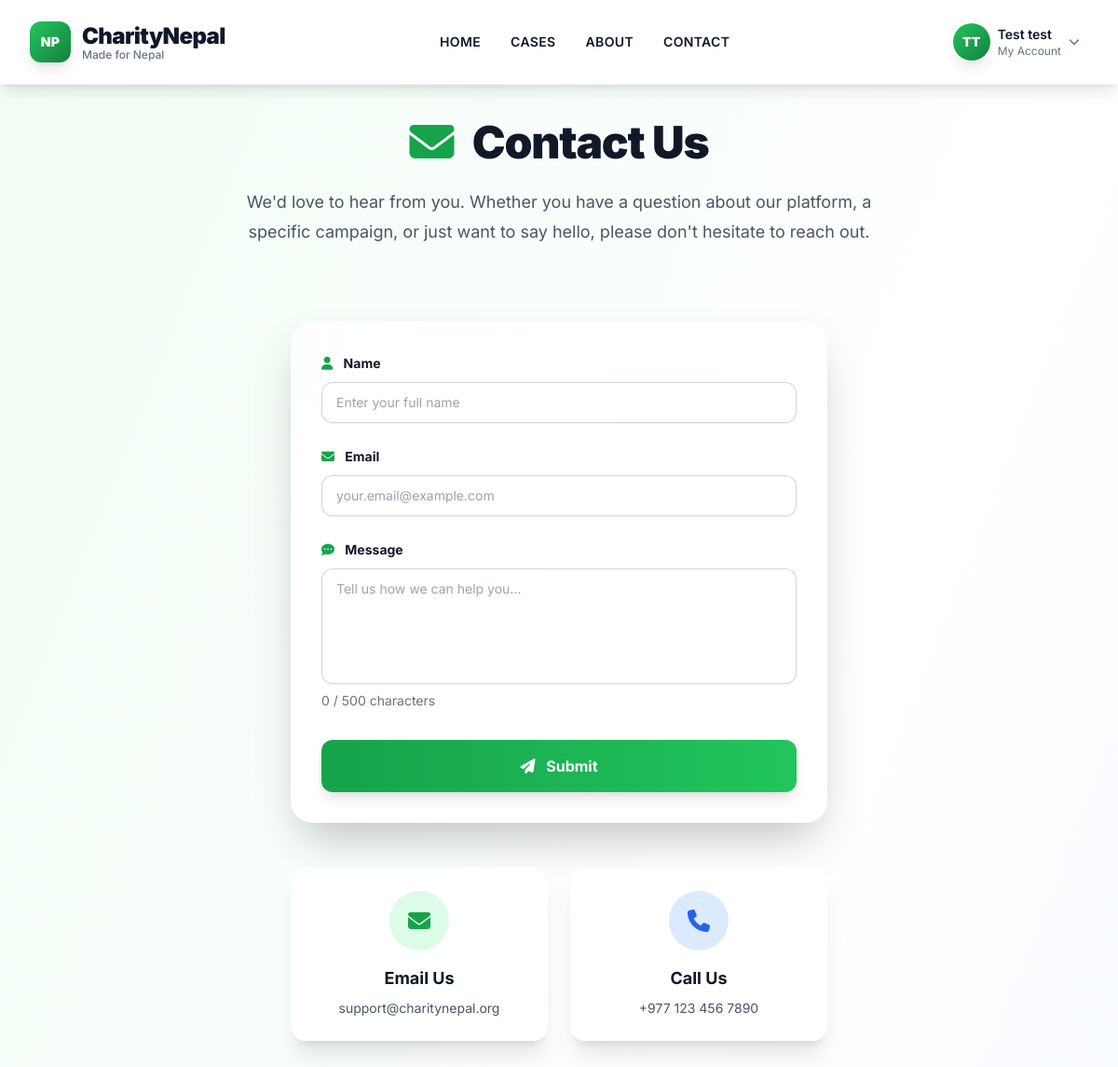
Page /contact/ (signed in) on the committed database.
### users/models.py (models this page shows, shortened)
class User(AbstractUser):
    ROLE_CHOICES = [
        ("donor", "Donor"),
        ("admin", "Admin"),
    ]
    email = models.EmailField(unique=True)
    role = models.CharField(max_length=10, choices=ROLE_CHOICES, default="donor")
    phone = models.CharField(max_length=15, blank=True, null=True)
    address = models.TextField(blank=True, null=True)
    created_at = models.DateTimeField(auto_now_add=True)
    updated_at = models.DateTimeField(auto_now=True)
    is_verified = models.BooleanField(default=False)
    USERNAME_FIELD = "email"
    REQUIRED_FIELDS = ["username", "first_name", "last_name"]
    class Meta:
        db_table = "users"
        ordering = ["-created_at"]

### templates/contact.html (shortened to what this page needs)
{% extends "base.html" %}
{% block content %}
<div class="bg-gradient-to-br from-green-50 via-white to-blue-50 min-h-screen py-24 sm:py-32">
    <div class="mx-auto max-w-7xl px-6 lg:px-8">
        <div class="mx-auto max-w-2xl text-center mb-16">
            <h2 class="text-4xl font-black tracking-tight text-gray-900 sm:text-5xl mb-4">
                <i class="fas fa-envelope text-green-600 mr-3"></i>
                Contact Us
            </h2>
            <p class="mt-6 text-lg leading-8 text-gray-600">
                We'd love to hear from you. Whether you have a question about our platform,
                a specific campaign, or just want to say hello, please don't hesitate to reach out.
            </p>
        </div>
        <div class="mx-auto mt-16 max-w-xl sm:mt-20">
            <form id="contactForm" onsubmit="submitForm(event)" class="bg-white/80 backdrop-blur-lg rounded-3xl shadow-2xl border border-white/20 p-8">
                <div class="mb-6">
                    <label for="name" class="block text-sm font-bold leading-6 text-gray-900 mb-2">
                        <i class="fas fa-user text-green-600 mr-2"></i>
                        Name
                    </label>
                    <input
                        type="text"
                        id="name"
                        name="name"
                        required
                        class="block w-full rounded-xl border-0 px-4 py-3 text-gray-900 shadow-sm ring-1 ring-inset ring-gray-300 placeholder:text-gray-400 focus:ring-2 focus:ring-inset focus:ring-green-600 sm:text-sm transition-all duration-200"
                        placeholder="Enter your full name"
                    >
                </div>
                <div class="mb-6">
                    <label for="email" class="block text-sm font-bold leading-6 text-gray-900 mb-2">
                        <i class="fas fa-envelope text-green-600 mr-2"></i>
                        Email
                    </label>
                    <input
                        type="email"
                        id="email"
                        name="email"
                        required
                        class="block w-full rounded-xl border-0 px-4 py-3 text-gray-900 shadow-sm ring-1 ring-inset ring-gray-300 placeholder:text-gray-400 focus:ring-2 focus:ring-inset focus:ring-green-600 sm:text-sm transition-all duration-200"
                        placeholder="your.email@example.com"
                    >
                </div>
                <div class="mb-6">
                    <label for="message" class="block text-sm font-bold leading-6 text-gray-900 mb-2">
                        <i class="fas fa-comment-dots text-green-600 mr-2"></i>
                        Message
                    </label>
                    <textarea
                        id="message"
                        name="message"
                        rows="5"
                        required
                        oninput="updateCharCount()"
                        maxlength="500"
                        class="block w-full rounded-xl border-0 px-4 py-3 text-gray-900 shadow-sm ring-1 ring-inset ring-gray-300 placeholder:text-gray-400 focus:ring-2 focus:ring-inset focus:ring-green-600 sm:text-sm transition-all duration-200 resize-none"
                        placeholder="Tell us how we can help you..."
                    ></textarea>
                    <p id="charCount" class="mt-2 text-sm text-gray-500">
                        0 / 500 characters
                    </p>
                </div>
                <div class="mt-8">
                    <button
                        type="submit"
                        id="submitBtn"
                        class="block w-full rounded-xl bg-gradient-to-r from-green-600 to-green-500 px-6 py-4 text-center text-base font-bold text-white shadow-lg hover:from-green-700 hover:to-green-600 focus-visible:outline focus-visible:outline-2 focus-visible:outline-offset-2 focus-visible:outline-green-600 disabled:opacity-50 disabled:cursor-not-allowed transition-all duration-200 transform hover:scale-105"
                    >
                        <i class="fas fa-paper-plane mr-2"></i>
                        Submit
                    </button>
                </div>
            </form>
            <div class="mt-12 grid grid-cols-1 gap-6 sm:grid-cols-2">
                <div class="bg-white/80 backdrop-blur-lg rounded-2xl shadow-xl border border-white/20 p-6 text-center hover:shadow-2xl transition-all duration-200 transform hover:scale-105">
                    <div class="inline-flex items-center justify-center w-16 h-16 bg-green-100 rounded-full mb-4">
                        <i class="fas fa-envelope text-green-600 text-2xl"></i>
                    </div>
                    <h3 class="text-lg font-bold text-gray-900 mb-2">Email Us</h3>
                    <p class="text-gray-600 text-sm">support@charitynepal.org</p>
                </div>
                <div class="bg-white/80 backdrop-blur-lg rounded-2xl shadow-xl border border-white/20 p-6 text-center hover:shadow-2xl transition-all duration-200 transform hover:scale-105">
                    <div class="inline-flex items-center justify-center w-16 h-16 bg-blue-100 rounded-full mb-4">
                        <i class="fas fa-phone text-blue-600 text-2xl"></i>
                    </div>
                    <h3 class="text-lg font-bold text-gray-900 mb-2">Call Us</h3>
                    <p class="text-gray-600 text-sm">+977 123 456 7890</p>
                </div>
            </div>
        </div>
    </div>
</div>
{% endblock %}

### templates/base.html (shortened to what this page needs)
{% load static %}
<!DOCTYPE html>
<html lang="en" data-theme="light">
<head>
    <script src="https://cdn.tailwindcss.com"></script>
    <link href="https://cdnjs.cloudflare.com/ajax/libs/font-awesome/6.4.0/css/all.min.css" rel="stylesheet">
</head>
<body class="font-sans text-cn-dark overflow-x-hidden bg-slate-50">
    <nav class="fixed w-full z-50 bg-white/95 backdrop-blur-lg shadow-lg border-b border-gray-100 transition-all duration-300">
        <div class="max-w-7xl mx-auto px-4 sm:px-6 lg:px-8">
            <div class="flex justify-between items-center py-4">
                <div class="flex items-center space-x-3">
                    <div class="w-11 h-11 bg-gradient-to-br from-cn-green-500 to-cn-green-700 rounded-xl flex items-center justify-center shadow-lg transform hover:scale-105 transition-transform duration-200">
                        <span class="text-white font-black text-sm tracking-wide">NP</span>
                    </div>
                    <div class="flex flex-col">
                        <span class="text-2xl font-black text-cn-dark tracking-tight">CharityNepal</span>
                        <span class="text-xs text-cn-muted font-medium -mt-1">Made for Nepal</span>
                    </div>
                </div>
                <div class="hidden md:flex items-center space-x-8">
                    <a href="{% url 'home' %}" class="text-cn-dark hover:text-cn-green-600 transition-colors duration-200 font-semibold text-sm uppercase tracking-wide relative group">
                        Home
                    </a>
                    <a href="{% url 'cases:list' %}" class="text-cn-dark hover:text-cn-green-600 transition-colors duration-200 font-semibold text-sm uppercase tracking-wide relative group">
                        Cases
                    </a>
                    <a href="{% url 'about' %}" class="text-cn-dark hover:text-cn-green-600 transition-colors duration-200 font-semibold text-sm uppercase tracking-wide relative group">
                        About
                    </a>
                    <a href="{% url 'contact' %}" class="text-cn-dark hover:text-cn-green-600 transition-colors duration-200 font-semibold text-sm uppercase tracking-wide relative group">
                        Contact
                    </a>
                </div>
                <div class="flex items-center space-x-3">
                    {% if user.is_authenticated %}
                        <div class="relative" id="profile-dropdown">
                            <button id="profile-button" class="flex items-center space-x-2 p-2 rounded-xl hover:bg-gray-50 transition-all duration-200 group border border-transparent hover:border-gray-200 hover:shadow-md">
                                <div class="w-10 h-10 rounded-full bg-gradient-to-br from-cn-green-500 to-cn-green-700 flex items-center justify-center ring-2 ring-white shadow-lg transform group-hover:scale-105 transition-all duration-200">
                                    <span class="text-white font-black text-sm drop-shadow-sm">
                                        {{ user.first_name|first|upper|default:user.username|first|upper }}{% if user.last_name %}{{ user.last_name|first|upper }}{% endif %}
                                    </span>
                                </div>
                                <div class="hidden sm:block text-left">
                                    <div class="text-sm font-semibold text-cn-dark group-hover:text-cn-green-600 transition-colors">
                                        {{ user.get_full_name|default:user.username|truncatechars:15 }}
                                    </div>
                                    <div class="text-xs text-cn-muted">My Account</div>
                                </div>
                                <i class="fas fa-chevron-down text-xs text-cn-muted group-hover:text-cn-green-600 transition-all duration-200 transform group-hover:rotate-180"></i>
                            </button>
                        </div>
                    {% endif %}
                </div>
            </div>
        </div>
    </nav>
    <main>
        {% block content %}{% endblock %}
    </main>
</body>
</html>

### templates/base.html (style rules this page uses)
html { scroll-behavior: smooth; }
body { font-family: 'Inter', sans-serif; }

### rows in the picture
User: first_name|first "T", last_name|first "T", get_full_name "Test test"
